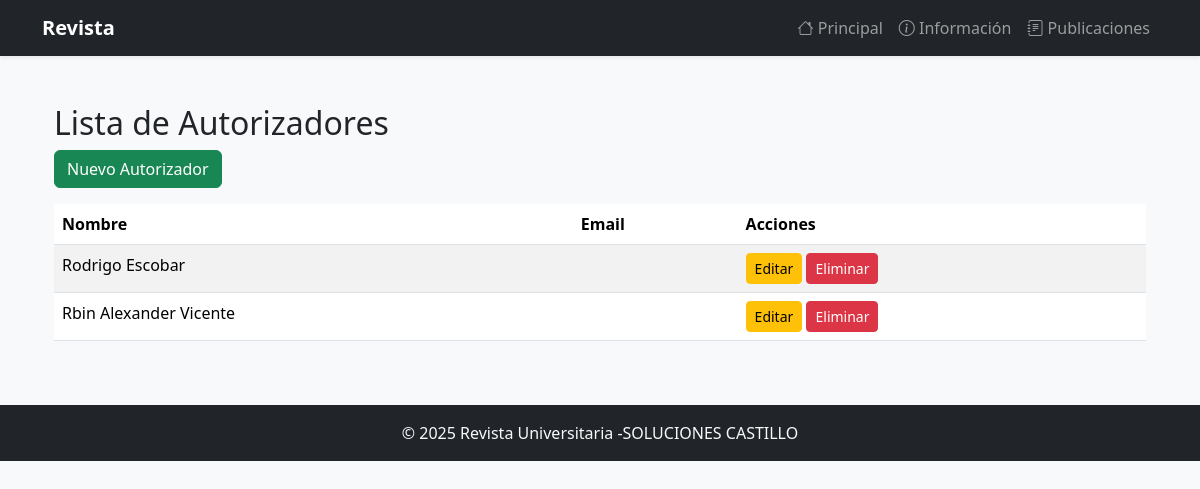
Page /publicaciones/autorizadores/ on the committed database.
### Apps/publicaciones/models.py (models this page shows, shortened)
class EstudianteAutorizador(models.Model):
    nombre = models.CharField(max_length=120)
    correo = models.EmailField(unique=True)
    carnet = models.CharField(max_length=20)

### Apps/publicaciones/views.py (the view)
# urls.py: path("autorizadores/", views.AutorizadorList.as_view(), name="autorizador_list"),
class AutorizadorList(ListView):
    model = EstudianteAutorizador
    template_name = "publicaciones/autorizador_list.html"

### Apps/publicaciones/templates/publicaciones/autorizador_list.html (shortened to what this page needs)
{% extends "base.html" %}
{% block content %}
    <div class="container mt-4">
        <h2>Lista de Autorizadores</h2>
        <a href="{% url 'publicaciones:autorizador_create' %}" class="btn btn-success mb-3">Nuevo Autorizador</a>
        <table class="table table-striped">
            <thead>
            <tr>
                <th>Nombre</th>
                <th>Email</th>
                <th>Acciones</th>
            </tr>
            </thead>
            <tbody>
            {% for a in object_list %}
                <tr>
                    <td>{{ a.nombre }}</td>
                    <td>{{ a.email }}</td>
                    <td>
                        <a href="{% url 'publicaciones:autorizador_update' a.id %}" class="btn btn-warning btn-sm">Editar</a>
                        <a href="{% url 'publicaciones:autorizador_delete' a.id %}" class="btn btn-danger btn-sm">Eliminar</a>
                    </td>
                </tr>
            {% empty %}
                <tr><td colspan="3">No hay autorizadores</td></tr>
            {% endfor %}
            </tbody>
        </table>
    </div>
{% endblock %}

### rows in the picture
EstudianteAutorizador: nombre "Rodrigo Escobar"
EstudianteAutorizador: nombre "Rbin Alexander Vicente"
